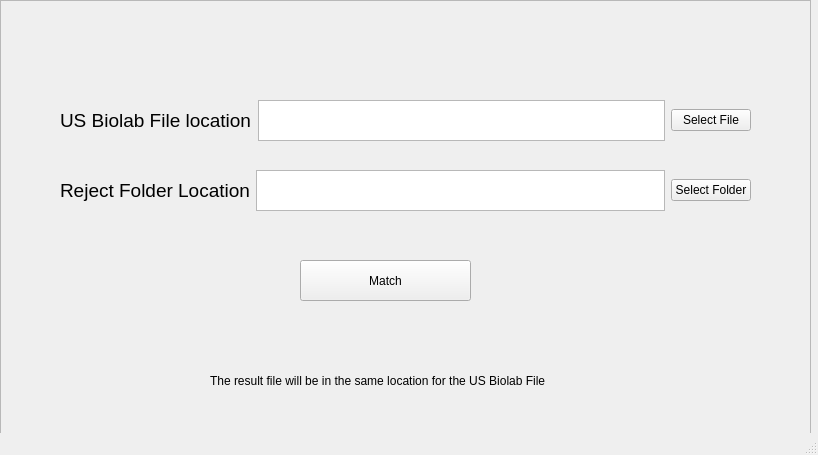
<?xml version="1.0" encoding="UTF-8"?>
<ui version="4.0">
 <class>MainWindow</class>
 <widget class="QMainWindow" name="MainWindow">
  <property name="geometry">
   <rect>
    <x>0</x>
    <y>0</y>
    <width>818</width>
    <height>455</height>
   </rect>
  </property>
  <property name="windowTitle">
   <string>Match Name</string>
  </property>
  <widget class="QWidget" name="centralwidget">
   <widget class="QFrame" name="frame">
    <property name="geometry">
     <rect>
      <x>0</x>
      <y>0</y>
      <width>811</width>
      <height>441</height>
     </rect>
    </property>
    <property name="frameShape">
     <enum>QFrame::StyledPanel</enum>
    </property>
    <property name="frameShadow">
     <enum>QFrame::Raised</enum>
    </property>
    <widget class="QWidget" name="layoutWidget">
     <property name="geometry">
      <rect>
       <x>60</x>
       <y>170</y>
       <width>691</width>
       <height>41</height>
      </rect>
     </property>
     <layout class="QHBoxLayout" name="horizontalLayout_3">
      <item>
       <layout class="QHBoxLayout" name="horizontalLayout_4">
        <item>
         <widget class="QLabel" name="label_2">
          <property name="font">
           <font>
            <pointsize>14</pointsize>
           </font>
          </property>
          <property name="text">
           <string>Reject Folder Location</string>
          </property>
         </widget>
        </item>
        <item>
         <widget class="QTextEdit" name="textEdit_2"/>
        </item>
       </layout>
      </item>
      <item>
       <widget class="QPushButton" name="pushButton_2">
        <property name="text">
         <string>Select Folder</string>
        </property>
       </widget>
      </item>
     </layout>
    </widget>
    <widget class="QPushButton" name="pushButton_3">
     <property name="geometry">
      <rect>
       <x>300</x>
       <y>260</y>
       <width>171</width>
       <height>41</height>
      </rect>
     </property>
     <property name="text">
      <string>Match</string>
     </property>
    </widget>
    <widget class="QLabel" name="label_3">
     <property name="geometry">
      <rect>
       <x>210</x>
       <y>350</y>
       <width>411</width>
       <height>61</height>
      </rect>
     </property>
     <property name="text">
      <string>The result file will be in the same location for the US Biolab File</string>
     </property>
    </widget>
    <widget class="QWidget" name="">
     <property name="geometry">
      <rect>
       <x>60</x>
       <y>100</y>
       <width>691</width>
       <height>41</height>
      </rect>
     </property>
     <layout class="QHBoxLayout" name="horizontalLayout_2">
      <item>
       <layout class="QHBoxLayout" name="horizontalLayout">
        <item>
         <widget class="QLabel" name="label">
          <property name="font">
           <font>
            <pointsize>14</pointsize>
           </font>
          </property>
          <property name="text">
           <string>US Biolab File location</string>
          </property>
         </widget>
        </item>
        <item>
         <widget class="QTextEdit" name="textEdit"/>
        </item>
       </layout>
      </item>
      <item>
       <widget class="QPushButton" name="pushButton">
        <property name="text">
         <string>Select File</string>
        </property>
       </widget>
      </item>
     </layout>
    </widget>
   </widget>
  </widget>
  <widget class="QStatusBar" name="statusbar"/>
 </widget>
 <resources/>
 <connections/>
</ui>
